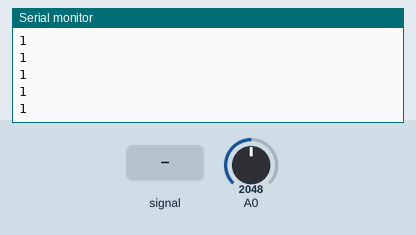
The sketch below on a simulated Particle Photon. On the bench: the last lines printed to the serial monitor. The inputs (shaded band) are chosen by the test bench; at power-on: A0 = 2048.

Above: at 1.2 s.
1.3 s: A0 fed a 200 Hz sine of ±1842 counts around its level
At 1.76 s:
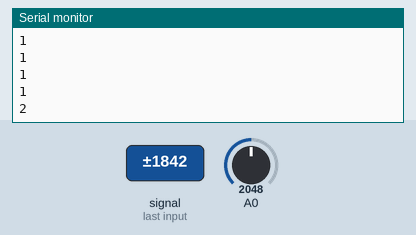
2.8 s: A0 set to 1228
At 2.96 s:
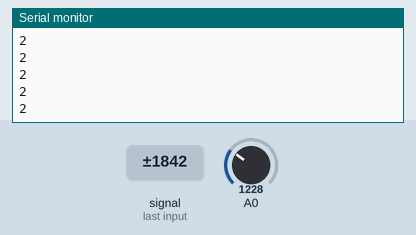
4.3 s: A0 fed a 2 Hz sine of ±1228 counts around its level
At 4.64 s:
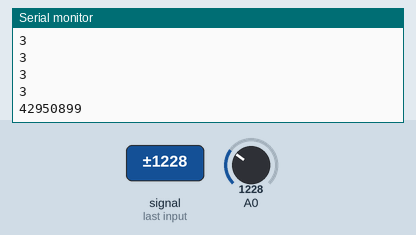
5.8 s: A0 set to 491
At 5.84 s:
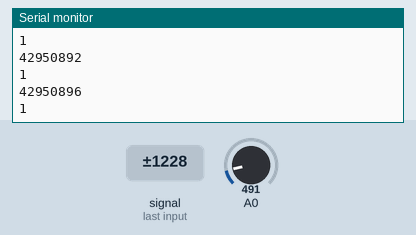
Timing chart, 0 to 8.3 s (numbered marks = the images above; inputs shaded):
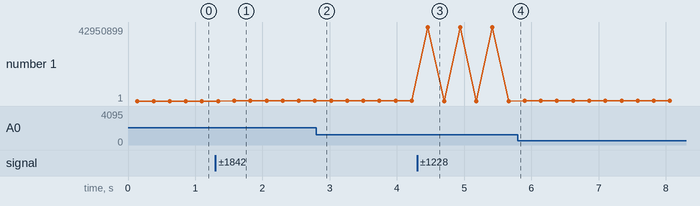

Measured:
- after the input at 1.3 s, the serial monitor: prints a new line after 0.28 s (image 1)
- after the input at 4.3 s, the serial monitor: prints a new line after 0.16 s (image 3)
- plotted number 1: 1 → 2 after the input at 1.3 s, 2 → 3 after the input at 2.8 s

The sketch:

SharpSensorCm.ino
```cpp
#include "SharpIR.h"

#define ir A0
#define model 1080
// ir: the pin where your sensor is attached
// model: an int that determines your sensor:  1080 for GP2Y0A21Y
//                                            20150 for GP2Y0A02Y
//                                            (working distance range according to the datasheets)

SharpIR SharpIR(ir, model);

void setup() {
  // put your setup code here, tGP2Y0A02Yo run once:
  Serial.begin(9600);
}

void loop() {
  long unsigned soma=0;
  for(int i=0;i<50;i++)
  soma += SharpIR.distance();  // this returns the distance to the object you're measuring
  Serial.println(soma/50);
  delay(100);
}
```

SharpIR.cpp
```cpp
/*
	SharpIR

	Arduino library for retrieving distance (in cm) from the analog GP2Y0A21Y and GP2Y0A02YK

	From an original version of Dr. Marcal Casas-Cartagena (marcal.casas@gmail.com)

    Version : 1.0 : Guillaume Rico
    + Remove average and use median
    + Definition of number of sample in .h
    + Define IR pin as input

    Version : 1.1 : Thibaut Mauon
    + Add SHARP GP2Y0A710K0F for 100cm to 500cm by Thibaut Mauron

	https://github.com/guillaume-rico/SharpIR

    Original comment from Dr. Marcal Casas-Cartagena :
   The Sahrp IR sensors are cheap but somehow unreliable. I've found that when doing continous readings to a
   fix object, the distance given oscilates quite a bit from time to time. For example I had an object at
   31 cm. The readings from the sensor were mainly steady at the correct distance but eventually the distance
   given dropped down to 25 cm or even 16 cm. That's quite a bit and for some applications it is quite
   unacceptable. I checked the library http://code.google.com/p/gp2y0a21yk-library/ by Jeroen Doggen
   (jeroendoggen@gmail.com) and what the author was doing is to take a bunch of readings and give an average of them

   The present library works similary. It reads a bunch of readings (avg), it checks if the current reading
   differs a lot from the previous one (tolerance) and if it doesn't differ a lot, it takes it into account
   for the mean distance.
   The distance is calculated from a formula extracted from the graphs on the sensors datasheets
   After some tests, I think that a set of 20 to 25 readings is more than enough to get an accurate distance
   Reading 25 times and return a mean distance takes 53 ms. For my application of the sensor is fast enough.
   This library has the formulas to work with the GP2Y0A21Y and the GP2Y0A02YK sensors but exanding it for
   other sensors is easy enough.
*/

#ifdef Arduino
  #include "Arduino.h"
#elif defined(SPARK)
  #include "Particle.h"
  #include "math.h"
#endif
#include "SharpIR.h"

// Initialisation function
//  + irPin : is obviously the pin where the IR sensor is attached
//  + sensorModel is a int to differentiate the two sensor models this library currently supports:
//    > 1080 is the int for the GP2Y0A21Y and
//    > 20150 is the int for GP2Y0A02YK and
//    > 100500 is the long for GP2Y0A710K0F
//    The numbers reflect the distance range they are designed for (in cm)
SharpIR::SharpIR(int irPin, long sensorModel) {

    _irPin=irPin;
    _model=sensorModel;

    // Define pin as Input
    pinMode (_irPin, INPUT);

    #ifdef ARDUINO
      analogReference(DEFAULT);
    #endif
}

// Sort an array
void SharpIR::sort(int a[], int size) {
    for(int i=0; i<(size-1); i++) {
        bool flag = true;
        for(int o=0; o<(size-(i+1)); o++) {
            if(a[o] > a[o+1]) {
                int t = a[o];
                a[o] = a[o+1];
                a[o+1] = t;
                flag = false;
            }
        }
        if (flag) break;
    }
}

// Read distance and compute it
int SharpIR::distance() {

    int ir_val[NB_SAMPLE];
    int distanceCM;
    float current;


    for (int i=0; i<NB_SAMPLE; i++){
        // Read analog value
        ir_val[i] = analogRead(_irPin);
    }

    // Sort it
    sort(ir_val,NB_SAMPLE);


    if (_model==1080) {

        // Different expressions required as the Photon has 12 bit ADCs vs 10 bit for Arduinos
        #ifdef ARDUINO
          distanceCM = 27.728 * pow(map(ir_val[NB_SAMPLE / 2], 0, 1023, 0, 5000)/1000.0, -1.2045);
        #elif defined(SPARK)
          distanceCM = 27.728 * pow(map(ir_val[NB_SAMPLE / 2], 0, 4095, 0, 5000)/1000.0, -1.2045);
        #endif

    } else if (_model==20150){

        // Previous formula used by  Dr. Marcal Casas-Cartagena
        // puntualDistance=61.573*pow(voltFromRaw/1000, -1.1068);

        // Different expressions required as the Photon has 12 bit ADCs vs 10 bit for Arduinos
        #ifdef ARDUINO
          distanceCM = 60.374 * pow(map(ir_val[NB_SAMPLE / 2], 0, 1023, 0, 5000)/1000.0, -1.16);
        #elif defined(SPARK)
          distanceCM = 60.374 * pow(map(ir_val[NB_SAMPLE / 2], 0, 4095, 0, 5000)/1000.0, -1.16);
        #endif

    } else if (_model==430){

        // Different expressions required as the Photon has 12 bit ADCs vs 10 bit for Arduinos
        #ifdef ARDUINO
          distanceCM = 12.08 * pow(map(ir_val[NB_SAMPLE / 2], 0, 1023, 0, 5000)/1000.0, -1.058);
        #elif defined(SPARK)
          distanceCM = 12.08 * pow(map(ir_val[NB_SAMPLE / 2], 0, 4095, 0, 5000)/1000.0, -1.058);
        #endif

    } else if (_model==100500){

        #ifdef ARDUINO
          current = map(ir_val[NB_SAMPLE / 2], 0, 1023, 0, 5000);
        #elif defined(SPARK)
          current = map(ir_val[NB_SAMPLE / 2], 0, 4095, 0, 5000);
        #endif
        // use the inverse number of distance like in the datasheet (1/L)
        // y = mx + b = 137500*x + 1125
        // x = (y - 1125) / 137500
        // Different expressions required as the Photon has 12 bit ADCs vs 10 bit for Arduinos
        if (current < 1400 || current > 3300) {
          //false data
          distanceCM = 0;
        } else {
          distanceCM = 1.0 / (((current - 1125.0) / 1000.0) / 137.5);
        }
    }

    return distanceCM;
}
```

SharpIR.h
```cpp
/*
	SharpIR

	Arduino library for retrieving distance (in cm) from the analog GP2Y0A21Y and GP2Y0A02YK

	From an original version of Dr. Marcal Casas-Cartagena (marcal.casas@gmail.com)

    Version : 1.0 : Guillaume Rico

	https://github.com/guillaume-rico/SharpIR

*/

#ifndef SharpIR_h
#define SharpIR_h

#define NB_SAMPLE 25

#ifdef ARDUINO
  #include "Arduino.h"
#elif defined(SPARK)
  #include "Particle.h"
#endif

class SharpIR
{
  public:

    SharpIR (int irPin, long sensorModel);
    int distance();

  private:

    void sort(int a[], int size);

    int _irPin;
    long _model;
};

#endif
```
